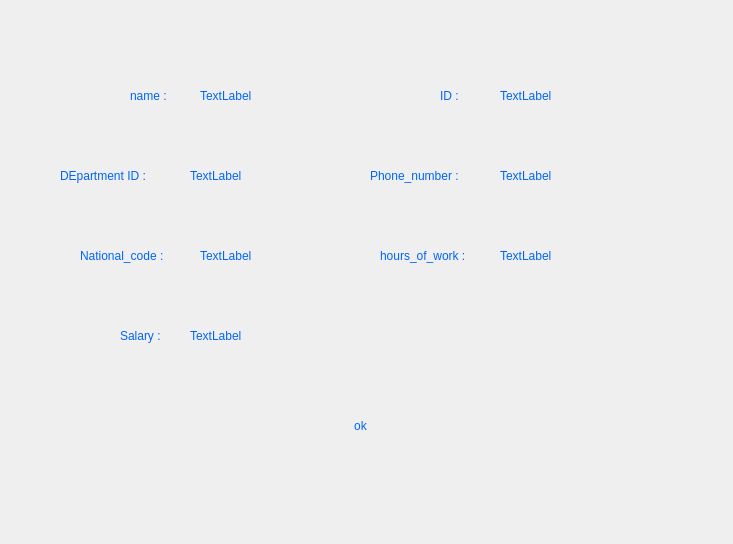
<?xml version="1.0" encoding="UTF-8"?>
<ui version="4.0">
 <class>showdetailsbysearch</class>
 <widget class="QDialog" name="showdetailsbysearch">
  <property name="geometry">
   <rect>
    <x>0</x>
    <y>0</y>
    <width>733</width>
    <height>544</height>
   </rect>
  </property>
  <property name="windowTitle">
   <string>Dialog</string>
  </property>
  <property name="styleSheet">
   <string notr="true">background-image: url(:/Screenshot 2024-07-05 130354.png);
border-radius:15%;
color: rgb(0, 100, 250);
font: 10pt &quot;MV Boli&quot;;</string>
  </property>
  <widget class="QLabel" name="label">
   <property name="geometry">
    <rect>
     <x>130</x>
     <y>80</y>
     <width>51</width>
     <height>31</height>
    </rect>
   </property>
   <property name="text">
    <string>name :</string>
   </property>
  </widget>
  <widget class="QLabel" name="label_2">
   <property name="geometry">
    <rect>
     <x>60</x>
     <y>160</y>
     <width>111</width>
     <height>31</height>
    </rect>
   </property>
   <property name="text">
    <string>DEpartment ID : </string>
   </property>
  </widget>
  <widget class="QLabel" name="label_3">
   <property name="geometry">
    <rect>
     <x>80</x>
     <y>240</y>
     <width>101</width>
     <height>31</height>
    </rect>
   </property>
   <property name="text">
    <string>National_code :</string>
   </property>
  </widget>
  <widget class="QLabel" name="label_4">
   <property name="geometry">
    <rect>
     <x>440</x>
     <y>80</y>
     <width>41</width>
     <height>31</height>
    </rect>
   </property>
   <property name="text">
    <string>ID :</string>
   </property>
  </widget>
  <widget class="QLabel" name="label_5">
   <property name="geometry">
    <rect>
     <x>370</x>
     <y>160</y>
     <width>101</width>
     <height>31</height>
    </rect>
   </property>
   <property name="text">
    <string>Phone_number :</string>
   </property>
  </widget>
  <widget class="QLabel" name="label_6">
   <property name="geometry">
    <rect>
     <x>380</x>
     <y>240</y>
     <width>101</width>
     <height>31</height>
    </rect>
   </property>
   <property name="text">
    <string>hours_of_work :</string>
   </property>
  </widget>
  <widget class="QLabel" name="label_7">
   <property name="geometry">
    <rect>
     <x>120</x>
     <y>320</y>
     <width>71</width>
     <height>31</height>
    </rect>
   </property>
   <property name="text">
    <string>Salary :</string>
   </property>
  </widget>
  <widget class="QLabel" name="personalname">
   <property name="geometry">
    <rect>
     <x>200</x>
     <y>80</y>
     <width>131</width>
     <height>31</height>
    </rect>
   </property>
   <property name="text">
    <string>TextLabel</string>
   </property>
  </widget>
  <widget class="QLabel" name="d_id">
   <property name="geometry">
    <rect>
     <x>190</x>
     <y>160</y>
     <width>131</width>
     <height>31</height>
    </rect>
   </property>
   <property name="text">
    <string>TextLabel</string>
   </property>
  </widget>
  <widget class="QLabel" name="ID">
   <property name="geometry">
    <rect>
     <x>500</x>
     <y>80</y>
     <width>171</width>
     <height>31</height>
    </rect>
   </property>
   <property name="text">
    <string>TextLabel</string>
   </property>
  </widget>
  <widget class="QLabel" name="Phone">
   <property name="geometry">
    <rect>
     <x>500</x>
     <y>160</y>
     <width>171</width>
     <height>31</height>
    </rect>
   </property>
   <property name="text">
    <string>TextLabel</string>
   </property>
  </widget>
  <widget class="QLabel" name="how">
   <property name="geometry">
    <rect>
     <x>500</x>
     <y>240</y>
     <width>171</width>
     <height>31</height>
    </rect>
   </property>
   <property name="text">
    <string>TextLabel</string>
   </property>
  </widget>
  <widget class="QLabel" name="National">
   <property name="geometry">
    <rect>
     <x>200</x>
     <y>240</y>
     <width>131</width>
     <height>31</height>
    </rect>
   </property>
   <property name="text">
    <string>TextLabel</string>
   </property>
  </widget>
  <widget class="QLabel" name="S">
   <property name="geometry">
    <rect>
     <x>190</x>
     <y>320</y>
     <width>141</width>
     <height>31</height>
    </rect>
   </property>
   <property name="text">
    <string>TextLabel</string>
   </property>
  </widget>
  <widget class="QPushButton" name="SearchButton">
   <property name="geometry">
    <rect>
     <x>270</x>
     <y>390</y>
     <width>181</width>
     <height>71</height>
    </rect>
   </property>
   <property name="styleSheet">
    <string notr="true">border-radius:15%;
color: rgb(0, 100, 250);
font: 16pt &quot;MV Boli&quot;;
</string>
   </property>
   <property name="text">
    <string>ok</string>
   </property>
  </widget>
 </widget>
 <resources/>
 <connections/>
</ui>
